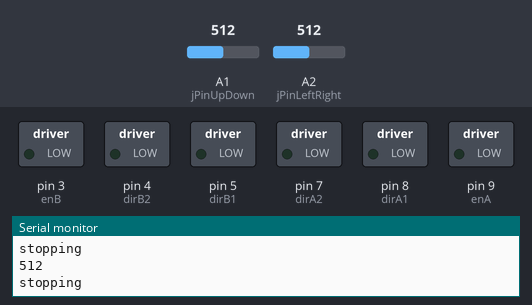
A sketch run on a simulated Arduino Uno, built with avr-gcc and run on an emulated ATmega328P. On the bench: switched loads named in the sketch (green lamp = pin HIGH), the last lines printed to the serial monitor. Dashed ring = blinking. Inputs (shaded band) come from the test bench; at power-on: A1 (jPinUpDown) = 512, A2 (jPinLeftRight) = 512.

Above: at 1.2 s.
1.3 s: A1 (jPinUpDown) set to 990
2.8 s: A1 (jPinUpDown) set to 1007
At 3.8 s:
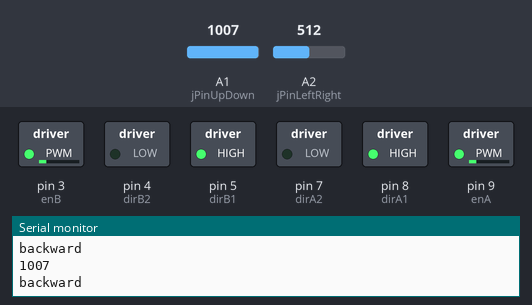
4.3 s: A2 (jPinLeftRight) set to 989
5.8 s: A2 (jPinLeftRight) set to 1011
At 6.8 s:
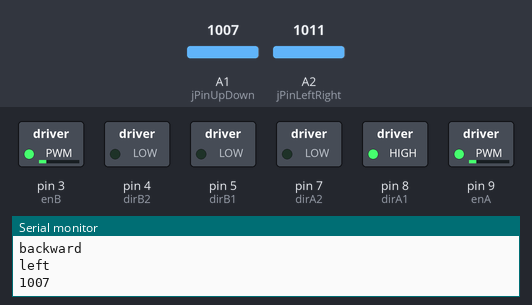
8.8 s: A1 (jPinUpDown) set to 11
At 9.7 s:
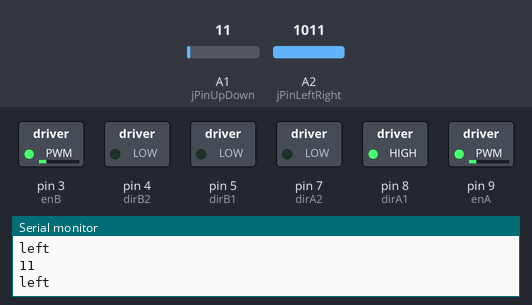
10.3 s: A1 (jPinUpDown) set to 8
At 11.19 s:
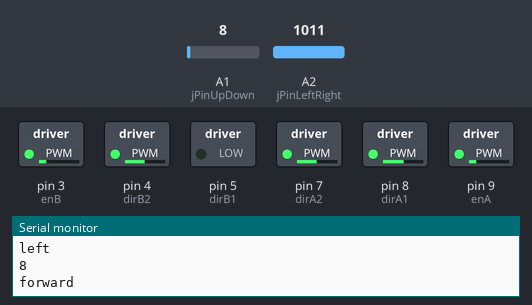
Timing chart, 0 to 14.3 s (numbered marks = the images above; inputs shaded):
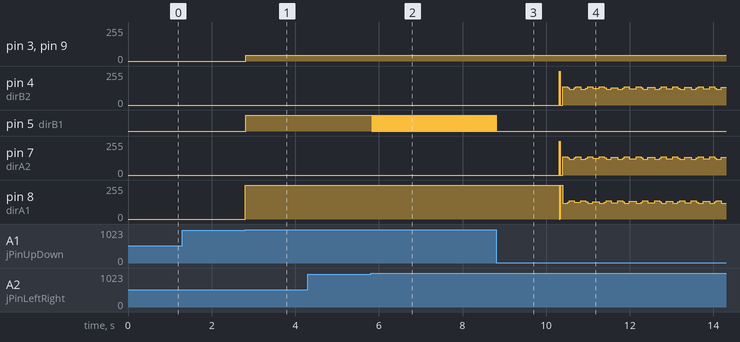

The sketch:

motor.ino
```cpp
// Motor A connections
int enA = 9;
int dirA1 = 8;
int dirA2 = 7;
// Motor B connections
int enB = 3;
int dirB1 = 5;
int dirB2 = 4;

// Joystick
int jPinUpDown = A1;
int jPinLeftRight = A2;
int jVal;
int jVal2;
int mSpeed;
int MAXSPEED = 50.0;
int SPEED =45.0;

void setup() {
  // Set Joystick input
  pinMode(jPinUpDown,INPUT);
  pinMode(jPinLeftRight,INPUT);
  // Set all the motor control pins to outputs
  pinMode(enA, OUTPUT);
  pinMode(enB, OUTPUT);
  pinMode(dirA1, OUTPUT);
  pinMode(dirA2, OUTPUT);
  pinMode(dirB1, OUTPUT);
  pinMode(dirB2, OUTPUT);

  // Turn off motors - Initial state
  digitalWrite(dirA1, LOW);
  digitalWrite(dirA2, LOW);
  digitalWrite(dirB1, LOW);
  digitalWrite(dirB2, LOW);
  Serial.begin(9600); // for the serial monitor
}

void loop() {
  jVal = analogRead(jPinUpDown);
  jVal2 = analogRead(jPinLeftRight);
//  Serial.println("jVal");
  Serial.println(jVal);
//  Serial.println("jVal2");
//  Serial.println(jVal2);

  // joystick stick is forward
  if (jVal <10){
    mSpeed = -MAXSPEED/512.*jVal+MAXSPEED;
    moveForward(SPEED);
  }

  // joystick is back
  if(jVal >= 1000){
    mSpeed = (MAXSPEED/512.)*jVal-MAXSPEED;
    moveBackward(SPEED);
  }

  if (jVal2 <10){
    mSpeed = (MAXSPEED/512.)*jVal2+MAXSPEED;
    moveRight(SPEED);
  }

  if (jVal2 >= 1000){
    mSpeed = (MAXSPEED/512.)*jVal2-MAXSPEED;
    moveLeft(SPEED);
  }

  if(jVal >300 && jVal<700 && jVal2>300 && jVal2<700){
    Serial.println("stopping");
    stop();
  }

}

void moveForward(int val){
    digitalWrite(dirA1,LOW);
    digitalWrite(dirA2,HIGH);
    digitalWrite(dirB1,LOW);
    digitalWrite(dirB2,HIGH);
    analogWrite(enA,val);
    analogWrite(enB,val);
    Serial.println("forward");
}

void moveBackward(int val){
    digitalWrite(dirA1,HIGH);
    digitalWrite(dirA2,LOW);
    digitalWrite(dirB1,HIGH);
    digitalWrite(dirB2,LOW);
    analogWrite(enA,val);
    analogWrite(enB,val);
    Serial.println("backward");
}

void moveLeft(int val){
    digitalWrite(dirA1,HIGH);
    digitalWrite(dirA2,LOW);
    digitalWrite(dirB1,LOW);
    digitalWrite(dirB2,LOW);
    analogWrite(enA,val);
    Serial.println("left");
}

void moveRight(int val){
    digitalWrite(dirA1,LOW);
    digitalWrite(dirA2,LOW);
    digitalWrite(dirB1,HIGH);
    digitalWrite(dirB2,LOW);
    analogWrite(enB,val);
    Serial.println("right");
}

void stop(){
  analogWrite(enA,0);
  analogWrite(enB,0);
}
```

Measured:
- the behaviour switches between 999 and 1000 on A1 (jPinUpDown) (found by bisection; images 0 and 1)
- the behaviour switches between 999 and 1000 on A2 (jPinLeftRight) (found by bisection; images 1 and 2)
- the behaviour switches between 10 and 9 on A1 (jPinUpDown) (found by bisection; images 3 and 4)
- after the input at 2.8 s, pin 3 (enB), pin 9 (enA): 0/255 → 45/255 at once; pin 5 (dirB1): LOW → HIGH at once; pin 8 (dirA1): 0/255 → 255/255 at once
- after the input at 5.8 s, pin 5 (dirB1): alternates HIGH for 0.01 s and LOW for 0.01 s, starting at once
- after the input at 8.8 s, pin 5 (dirB1): goes on until 8.8 s, then stays LOW
